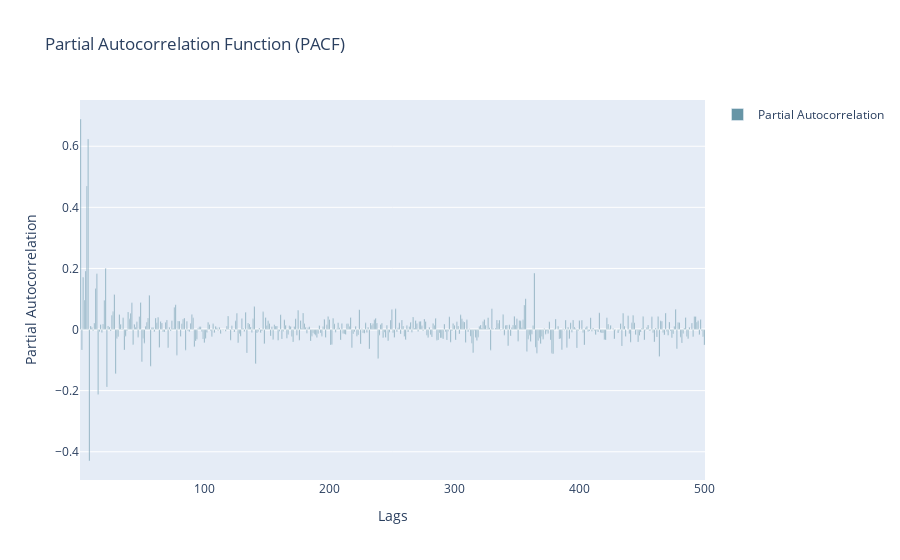

The notebook cell saved with this chart:
### Code cell
#PACF...........................

from statsmodels.tsa.stattools import pacf

# Calcular la función de autocorrelación parcial
lags = len(df['Demanda_SIN']) - 1
pacf_values = pacf(df['Demanda_SIN'], nlags=500)

# Crear un gráfico de barras con Plotly
fig = go.Figure()

fig.add_trace(go.Bar(x=np.arange(1, lags+1), y=pacf_values[1:],
                     marker_color='#276981',
                     opacity=0.7,
                     name='Partial Autocorrelation'))

# Configuraciones del diseño del gráfico
fig.update_layout(
    title='Partial Autocorrelation Function (PACF)',
    xaxis=dict(title='Lags'),
    yaxis=dict(title='Partial Autocorrelation'),
    showlegend=True
)

# Mostrar el gráfico
fig.show()

### Figure 1 — Plotly figure (JSON) as saved in the notebook; plotly's stock layout.template omitted (floating-point values rounded to 4 significant figures; data arrays with more than 128 entries replaced by an {"elided": "..."} marker saying what was removed)
{"data": [{"marker": {"color": "#276981"}, "name": "Partial Autocorrelation", "opacity": 0.7, "type": "bar", "x": {"elided": "2129 int values"}, "y": {"elided": "500 float values"}}], "layout": {"showlegend": true, "title": {"text": "Partial Autocorrelation Function (PACF)"}, "xaxis": {"title": {"text": "Lags"}}, "yaxis": {"title": {"text": "Partial Autocorrelation"}}}}
